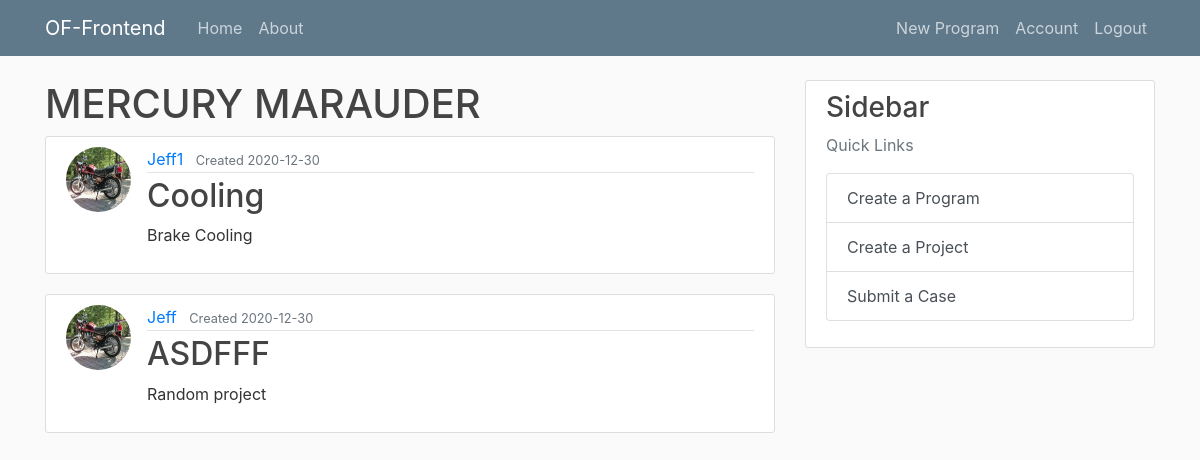
Before: /program/1/ (signed in) with the older database file.
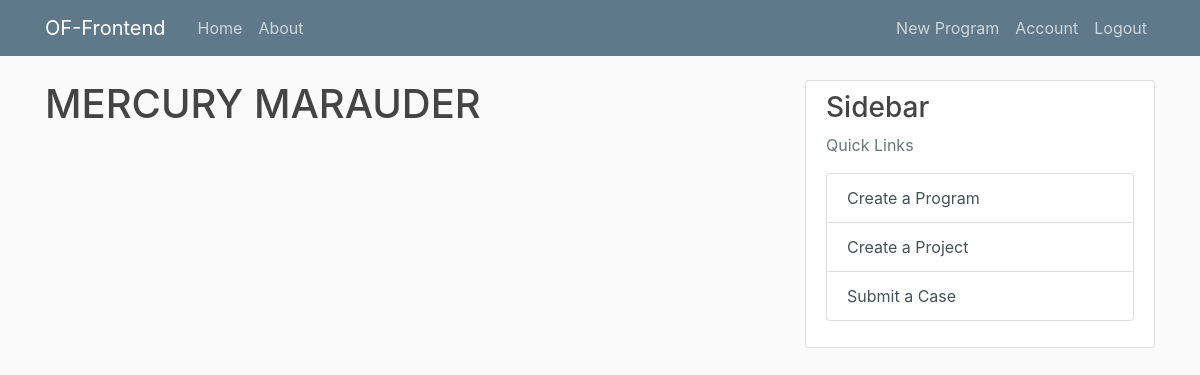
After: the same page with the newer database file.
### flask_website/models.py (models this page shows, shortened)
class Project(db.Model):
    __tablename__ = "project"
    id = db.Column(db.Integer, primary_key=True)
    name = db.Column(db.String(20), unique=True, nullable=False)
    description = db.Column(db.Text, unique=False, nullable=False)
    created_date = db.Column(
        db.DateTime, nullable=False, default=datetime.utcnow
    )  # auto
    created_by = db.Column(db.Integer, db.ForeignKey("user.id"), nullable=False)
    program_id = db.Column(db.Integer, db.ForeignKey("program.id"), nullable=False)
    program = db.relationship("Program", back_populates="project")
    case = db.relationship("Case", back_populates="project")  # forward

class User(db.Model, UserMixin):
    __tablename__ = "user"
    id = db.Column(db.Integer, primary_key=True)
    username = db.Column(db.String(20), unique=True, nullable=False)
    email = db.Column(db.String(120), unique=True, nullable=False)
    image_file = db.Column(db.String(20), default="default.jpg")
    password = db.Column(db.String(60), nullable=False)
    creator_program = db.relationship("Program", backref="creator_program", lazy=True)
    creator_project = db.relationship("Project", backref="creator_project", lazy=True)

### flask_website/routes.py (the view)
@app.route("/program/<int:program_id>/")
@login_required
def program(program_id):
    program = Program.query.get_or_404(program_id)
    projects = program.project
    return render_template(
        "program.html", title=program.name, program=program, projects=projects
    )

### flask_website/models.py (called while the page is built)
@login_manager.user_loader
def load_user(user_id):
    return User.query.get(int(user_id))

### flask_website/templates/program.html (shortened to what this page needs)
{% extends "layout.html" %}
{% block content %}
<h1>{{ program.name }}</h1>
{% for project in projects %}
<article class="media content-section">
  <img class="rounded-circle article-img" ,
    src="{{ url_for('static', filename = 'profile_pics/' + program.creator_program.image_file) }}">
  <div class="media-body">
    <div class="article-metadata">
      <a class="mr-2" href="#">{{ project.creator_project.username }}</a>
      <small class="text-muted"> Created {{ project.created_date.strftime('%Y-%m-%d') }}</small>
    </div>
    <h2><a class="article-title" href="{{ url_for('project', program_id = program.id, project_id = project.id) }}">{{
        project.name }}</a></h2>
    <p class="article-content">{{ project.description }}</p>
  </div>
</article>
{% endfor %}
{% endblock content %}

Changed rows visible on the page:
removed Project: image_file (placeholder picture), creator_project.username "Jeff1", created_date "2020-12-30", name "Cooling", description "Brake Cooling"
removed Project: image_file (placeholder picture), creator_project.username "Jeff", created_date "2020-12-30", name "ASDFFF", description "Random project"
